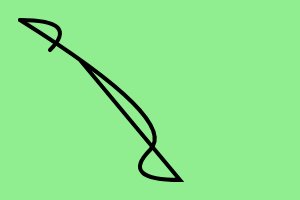
Frame 1 (no input)
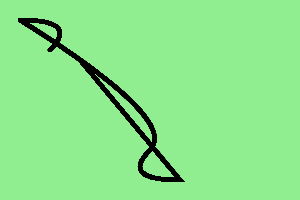
Frame 60 (no input)
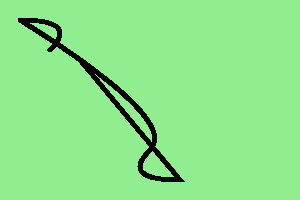
Frame 120 (the mouse pressed at the canvas centre since frame 60)

The p5.js sketch that drew these frames (run headless with seeded random() and noise() and a simulated clock; from frame 60 on, the mouse is pressed at the canvas centre):

// p5.js sketch
// ── sketch.js
function setup() {
    createCanvas(300,200);
    background('lightGreen');
}
    
function draw(){
noFill();
strokeWeight(4);
beginShape();
vertex(20, 20);
quadraticVertex(80, 20, 50, 50);
endShape();
noFill();
strokeWeight(4);
beginShape();
vertex(20, 20);
quadraticVertex(180, 120, 150, 150);
quadraticVertex(120, 180, 180, 180);
vertex(80, 60);
endShape();
}
